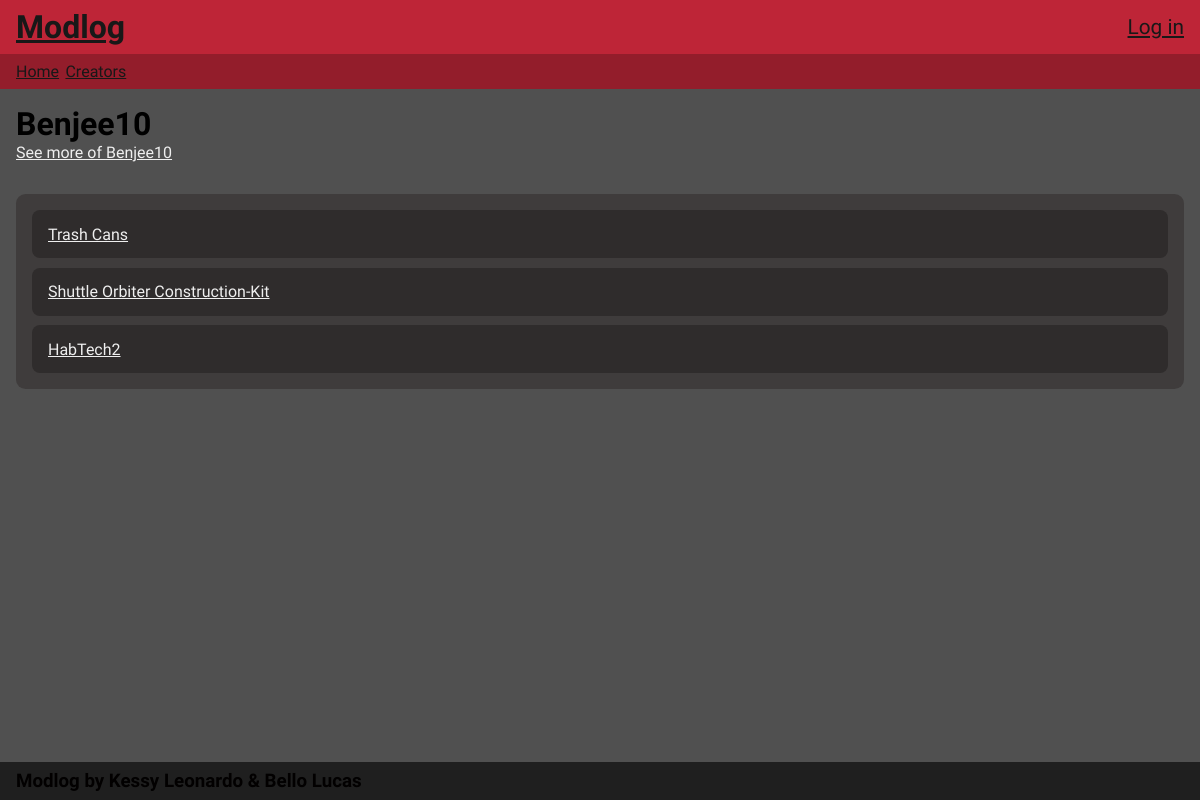
Screenshot of /creator/1 with the database file from the repository.
### tables this page shows
CREATE TABLE `creators` (
  `id` int(11) NOT NULL,
  `name` varchar(64) NOT NULL,
  `profile_link` varchar(256) NOT NULL
);

CREATE TABLE `mods` (
  `id` int(11) NOT NULL,
  `game_id` int(11) NOT NULL,
  `category_id` int(11) NOT NULL,
  `creator_id` int(11) NOT NULL,
  `name` varchar(128) NOT NULL,
  `description` varchar(2048) DEFAULT NULL,
  `creation_date` date NOT NULL,
  `github_link` varchar(256) DEFAULT NULL,
  `download_link` varchar(256) NOT NULL,
  `image` varchar(255) DEFAULT NULL
);

### app/views/creators.view.php (called while the page is built, shortened)
<?php
require_once './app/views/View.php';
class creatorsView extends View {
  public function renderCreator($data) {
    extract($data);
    $this->renderPage($data);
  }
}

### router.php (called while the page is built, shortened)
<?php
require_once './routes/router.php';
$action = 'games';
if (!empty($_GET['action'])) {
  $action = $_GET['action'];
}
$router = new Router();
$router->addRoute('games', 'games', 'showPage');
$router->addRoute('catalog/:id', 'catalog', 'showPage');
$router->addRoute('catalog/:id/:category', 'catalog', 'showPage');
$router->addRoute('modpage/:id', 'modpage', 'showPage');
$router->addRoute('creators', 'creators', 'showCreators');
$router->addRoute('creator/:id', 'creators', 'showCreator');
$router->addRoute('login', 'login', 'handleLogin');
$router->addRoute('logout', 'login', 'handleLogout');
$router->addRoute('register', 'login', 'handleRegister');
$router->addRoute('edit/game/:id', 'games', 'showEdit');
$router->addRoute('new/game/', 'games', 'showNew');
$router->addRoute('create/game/', 'games', 'create');
$router->addRoute('update/game/:id', 'games', 'update');
$router->addRoute('delete/game/:id', 'games', 'delete');
$router->addRoute('edit/category/:game/:id', 'catalog', 'showEditCategory');
$router->addRoute('new/category/:game/', 'catalog', 'showNewCategory');
$router->addRoute('create/category/', 'catalog', 'createCategory');
$router->addRoute('update/category/:id', 'catalog', 'updateCategory');
$router->addRoute('delete/category/:id', 'catalog', 'deleteCategory');
$router->addRoute('edit/mod/:game/:id', 'catalog', 'showEditMod');
$router->addRoute('new/mod/:game/', 'catalog', 'showNewMod');
$router->addRoute('create/mod/', 'catalog', 'createMod');
$router->addRoute('update/mod/:id', 'catalog', 'updateMod');
$router->addRoute('delete/mod/:id', 'catalog', 'deleteMod');
$router->addRoute('edit/creator/:id', 'creators', 'showEdit');
$router->addRoute('new/creator/', 'creators', 'showNew');
$router->addRoute('create/creator/', 'creators', 'create');
$router->addRoute('update/creator/:id', 'creators', 'update');
$router->addRoute('delete/creator/:id', 'creators', 'delete');
$router->route($action);

### app/models/Model.php (called while the page is built, shortened)
<?php
class Model {
  protected $db;
  public function __construct() {
    try {
      $this->db = new PDO('mysql:host='. MYSQL_HOST . ';dbname='.MYSQL_DB.';charset=utf8', MYSQL_USER, MYSQL_PASS);
    } catch (Exception) {
      $this->createDB();
    }
    $this->deploy();
  }
  public function executeQueryWithParams($query, $params) {
    $query->execute($params);
    return $query->fetchAll(PDO::FETCH_OBJ);
  }
  public function deploy() {
    $query = $this->db->query('SHOW TABLES');
    $tables = $query->fetchAll();
  }
}

### app/models/creators.model.php (called while the page is built, shortened)
<?php
require_once './app/models/Model.php';
class creatorsModel extends Model {
  public function __construct() {
    parent::__construct();
  }
  public function getCreatorById($id) {
    $query = $this->db->prepare('select * from creators where id = ?');
    $result = $this->executeQueryWithParams($query, [$id]);
    if (!empty($result)) return $result[0];
  }
}

### app/models/mods.model.php (called while the page is built, shortened)
<?php
require_once './app/models/Model.php';
class modsModel extends Model {
  public function __construct() {
    parent::__construct();
  }
  public function getModsByCreator($creator_id){
    $query = $this->db->prepare('select * from mods where creator_id = ?');
    return $this->executeQueryWithParams($query, [$creator_id]);
  }
}

### app/templates/creators/modlist.phtml (the view)
<section class="item-list">
  <ul>
    <?php foreach($mods as $mod): ?>
      <li>
      <a class="open" href="<?= BASE_URL . 'modpage/' . $mod->id ?>">
        <p><?= $mod->name ?></p>
      </a>
      </li>
    <?php endforeach ?>
  </ul>
</section>

### routes/router.php (shortened to what this page needs)
<?php
class Router {
  protected $routes = [];
  public function addRoute($route, $filename, $function) {
    $this->routes[$route] = [
      'file' => './app/controllers/' . $filename . '.controller.php',
      'controller' => $filename . 'Controller',
      'function' => $function
    ];
  }
  public function route($action = null) {
    $params = $this->parseParams($action);
    foreach ($this->routes as $route => $config) {
      $paramValues = $this->matchParams($route, $params);
      if ($paramValues !== false) {
        $controller = new $config['controller'];
        $function = $config['function'];
        $controller->$function($paramValues);
      }
    }
  }
  public function parseParams($action) {
    return explode('/', trim($action, '/'));
  }
  public function matchParams($route, $params) {
    $routeParts = $this->parseParams($route);
    if (count($routeParts) !== count($params)) {
      return false;
    }
    $paramValues = [];
    foreach ($routeParts as $index => $part) {
      if ($part[0] == ':') $paramValues[substr($part, 1)] = $params[$index];
      elseif ($part !== $params[$index]) return false;
    }
    return $paramValues;
  }
}

### app/views/View.php (shortened to what this page needs)
<?php
class View {
  protected $templates = [];
  public function renderHeader($tittle) {
    require_once './app/templates/header.phtml';
  }
  public function renderFooter() {
    require_once './app/templates/footer.phtml';
  }
  public function renderPage($data) {
    foreach ($this->templates as $template) {
      require_once $template;
    }
  }
  public function addTemplate($template) {
    $template = './app/templates' . $template;
    array_push($this->templates, $template);
  }
}

### app/templates/creators/creator_header.phtml
<section class="detail">
    <h2><?= $creator->name ?></h2>
    <a href="<?= $creator->profile_link ?>" target="_blank">See more of <?= $creator->name ?></a>
</section>

### public/css/index.css (style rules this page uses)
:root { font-family: "Afacad Flux", sans-serif; --header-main-color: #BE2537; --header-sub-color: #931D2B; --text-color: #efefef; --text-header: #181818; --text-footer: #020000; --btn-hover: #c4c2e0; --btn-delete-hover: #da5558; --bg-1: #1f1f1f; --bg-2: #2f2c2c; --bg-3: #3f3c3c; --bg: #505050; }
* { padding: 0px; margin: 0px; box-sizing: border-box; }
body { background-color: var(--bg); min-height: 100vh; display: flex; flex-direction: column; }
a, a:visited { color: var(--text-color); }

### public/css/detailPage.css (style rules this page uses)
main .detail { padding: 1rem; }
main .detail h2 { font-size: 2rem; }

### public/css/lists.css (style rules this page uses)
main .item-list { width: 100%; padding: 1rem; }
main .item-list ul { width: 100%; background-color: var(--bg-3); padding: 1rem; border-radius: .6rem; }
main .item-list li { width: 100%; display: flex; align-items: center; padding-right: 1rem; min-height: 3rem; background: var(--bg-2); border-radius: .5rem; overflow: hidden; }
main .item-list li:not(:last-child) { margin-bottom: .6rem; }
main .item-list .open { display: flex; align-items: center; width: 100%; }
main .item-list .open p { padding-left: 1rem; }

### rows the page displays
creators: name "Benjee10"
mods: name "Trash Cans"
mods: name "Shuttle Orbiter Construction-Kit"
mods: name "HabTech2"
